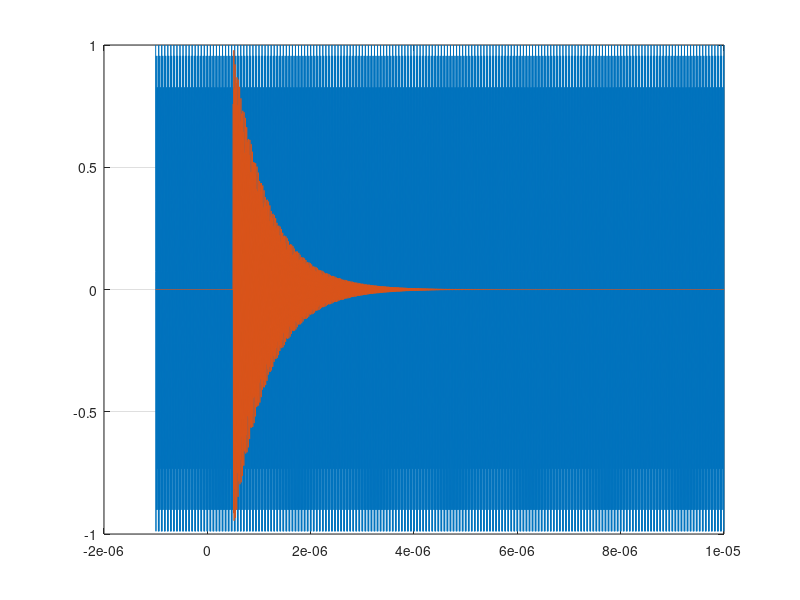
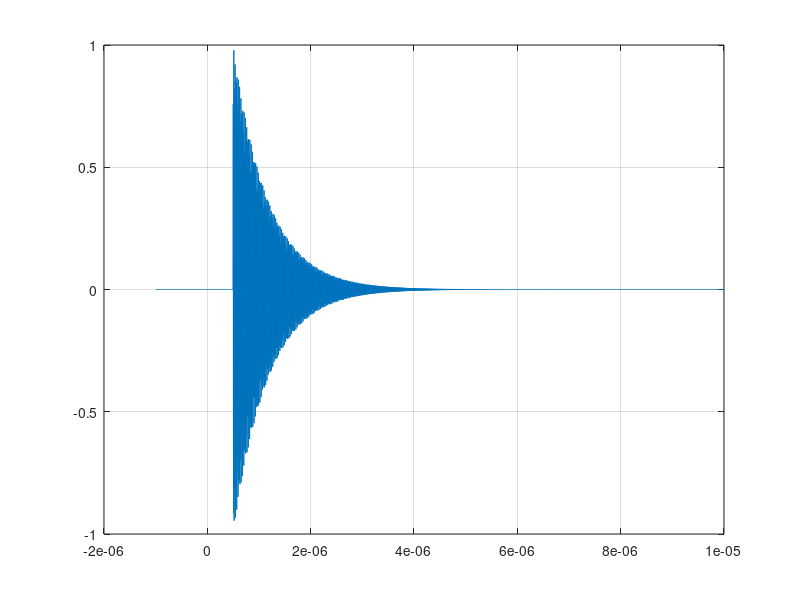

MATLAB code for these plots, in order:
close all;
%clear all; clc;

format compact

% addpath('../LlrfLib/')
addpath('../../submodules/sysgen-dsp-lib/LlrfLib/')
% LLRF setup
axiClk = 156.25e6;
interleavedChannels = 12;
Fs     = 357e6;
Fadc   = Fs;
Ts     = 1/Fs;
Fproc  = 204e6;
Fsig   = Fproc/12;

configBase = hex2dec('800');
statusBase = hex2dec('0');

fc = 2851.300000e6;    % Cavity resonate freq
f_prl = 2856e6;   % PRL freq
wc = 2*pi*fc;
q  = 6000;        % Cavity Q
bw = fc/q;        % Cavity BW
fadc = 357e6;     % ADC sample clock
Tadc = 1/fadc;
flo = 2771e6;     % LO freq
t_start = -1e-6;    % x axis start time
t_stop  = 10e-6;     % x axis stop time
t_delay = 0.5e-6;   % Delaying the start of the pulse
adc_t = (t_start):(1/fadc):(t_stop);   % ADC CLK x axis

cav1p1_addr = 204;
cav1p2_addr = cav1p1_addr * 2;
cav2p1_addr = cav1p1_addr * 3;
cav2p2_addr = cav1p1_addr * 4;

jitter_amt = 100e-12;
jitter_t = (t_start+jitter_amt):(1/fadc):(t_stop+jitter_amt);

f_if_prl = f_prl-flo;
SIM_PRL = cos((2*pi*(f_if_prl)*(adc_t)) + (0));   % Simplified PRL signal in the adc for simulink

% Math representation of the IF cavity ring output 
% f_if = 80.278e6;
f_if = fc - flo;
tau_if = 1/(2*pi*bw/2);
SIM_IF = cos(2*pi*f_if*(adc_t-t_delay));   % 80.278MHz ring
SIM_y_if = exp(-(adc_t-t_delay)/tau_if);   % Cavity exp decay
SIM_Ustep = (adc_t >= t_delay);            % Delaying the start
SIM_cav_ring_if = SIM_IF .* SIM_Ustep .* SIM_y_if;

% SIM_cav_ring_if = SIM_IF;   % Simplified PRL signal in the adc for simulink

cav_f_offset = f_if_prl - f_if
SYS_PRL = [adc_t', SIM_PRL'];
SYS_CAV = [adc_t', SIM_cav_ring_if'];

figure()
plot(adc_t, SIM_PRL);grid on; hold on;
plot(adc_t, SIM_cav_ring_if); hold off

figure()
plot(adc_t, SIM_cav_ring_if); grid on;
